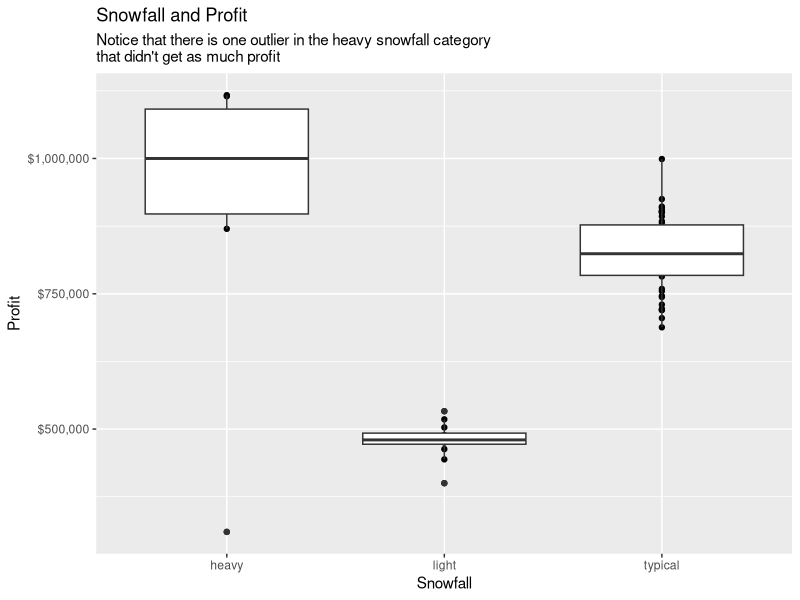
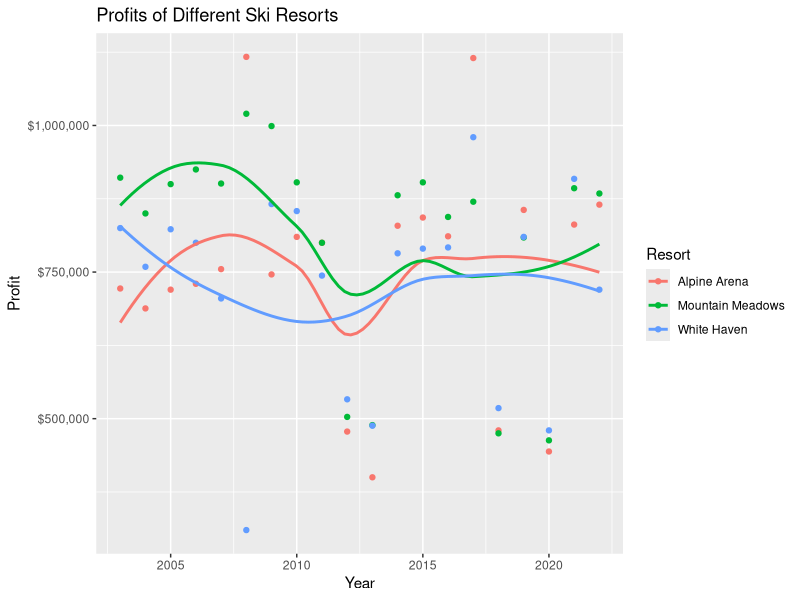

These charts were generated, in order, by the following R code:
library(tidyverse)

data <- read_csv("Ski-Resort-Dataset.csv")

data <- data |>
  rename(Profit = `Profit ($ thousands)`) |>
  mutate(Snowfall = ifelse(Snowfall == "Typpical", "typical", Snowfall)) |>
  mutate(Profit = Profit * 1000)

# snowfall and profit
data |>
  ggplot(aes(x = Snowfall, y=Profit)) +
  geom_point() +
  geom_boxplot() +
  scale_y_continuous(labels = scales::dollar_format()) +
  labs(title="Snowfall and Profit",
       subtitle= "Notice that there is one outlier in the heavy snowfall category\nthat didn't get as much profit")

# resort and profit
data |>
  ggplot(aes(x = Year, y=Profit, color=Resort)) +
  geom_point() +
  geom_smooth(se=FALSE) +
  scale_y_continuous(labels = scales::dollar_format()) +
  labs(title="Profits of Different Ski Resorts")
